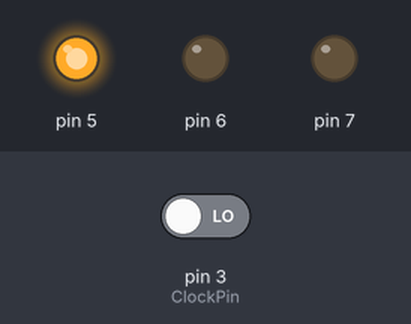
Bench run of a sketch on a simulated Arduino Uno, built with avr-gcc and run on an emulated ATmega328P. On the bench: output pins drawn as LEDs (lit = HIGH). The test bench sets the inputs (shaded band); at power-on: pin 3 (ClockPin) LOW. What the sketch prints to the serial monitor is not drawn.

Above: at 1.2 s.
1.3 s: pin 3 (ClockPin) driven HIGH
Timing chart, 0 to 4.3 s (numbered marks = the images above; inputs shaded):
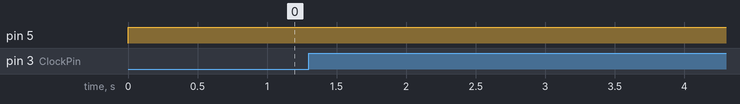

Measured:
- after the input at 1.3 s, every drawn part: stays the same

The sketch:

rpm.ino
```cpp
#define ClockPin 3 // Must be pin 2 or 3

#define Multiplier  150000.0
volatile long count = 0;
volatile long EncoderCounter = 0;
volatile int32_t dTime; // Delt in time
volatile bool DataPinVal;

void onPin2CHANGECallBackFunction() {
  static uint32_t lTime; // Saved Last Time of Last Pulse
  uint32_t cTime; // Current Time
  cTime = micros(); // Store the time for RPM Calculations

  // calculate the DeltaT between pulses
  dTime = cTime - lTime;
  lTime = cTime;

}

void setup() {
  Serial.begin(115200); //115200
  // put your setup code here, to run once:
  pinMode(ClockPin, INPUT);
  //  pinMode(DataPin, INPUT);
  attachInterrupt(digitalPinToInterrupt(ClockPin), onPin2CHANGECallBackFunction, RISING);
  pinMode(5, OUTPUT);
  pinMode(6, OUTPUT);
  pinMode(7, OUTPUT);
}

void loop() {

  digitalWrite(5, HIGH);
  digitalWrite(6, LOW);
  analogWrite(7, 60);
  float DeltaTime;
  float SpeedInRPM = 0;

  static unsigned long SpamTimer;
  if ( (unsigned long)(millis() - SpamTimer) >= (100)) {
    SpamTimer = millis();
    noInterrupts ();
    DeltaTime = dTime;
    dTime = 0;
    interrupts ();
    SpeedInRPM = Multiplier / DeltaTime;
    Serial.print(SpeedInRPM , 3);
    Serial.print(" RPM");
    Serial.println();
  }
}
```
